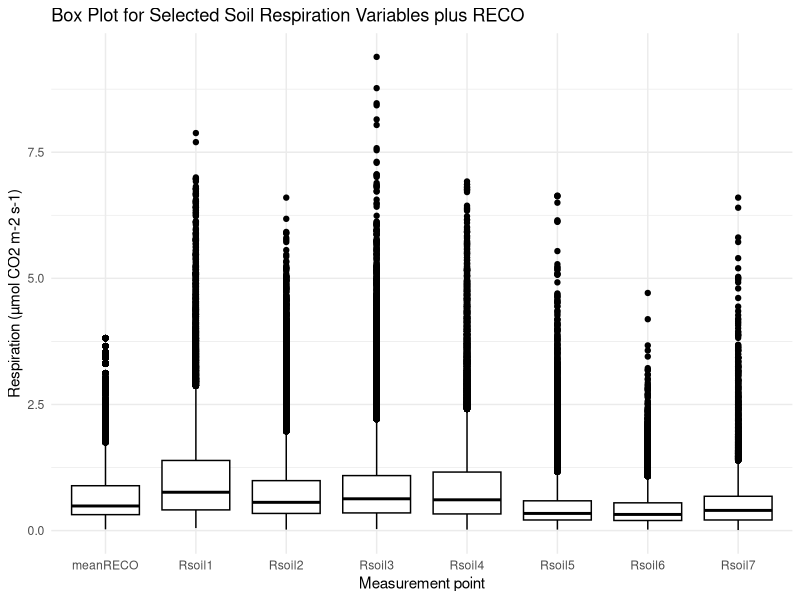
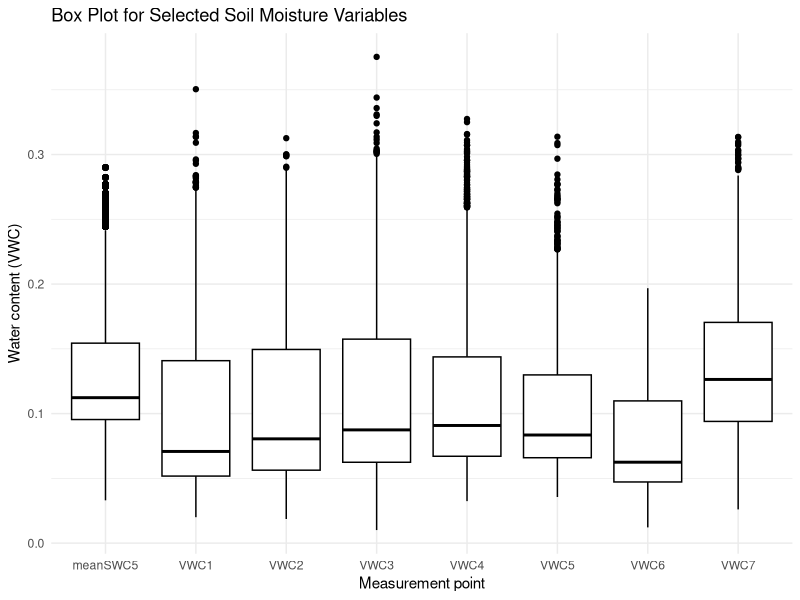
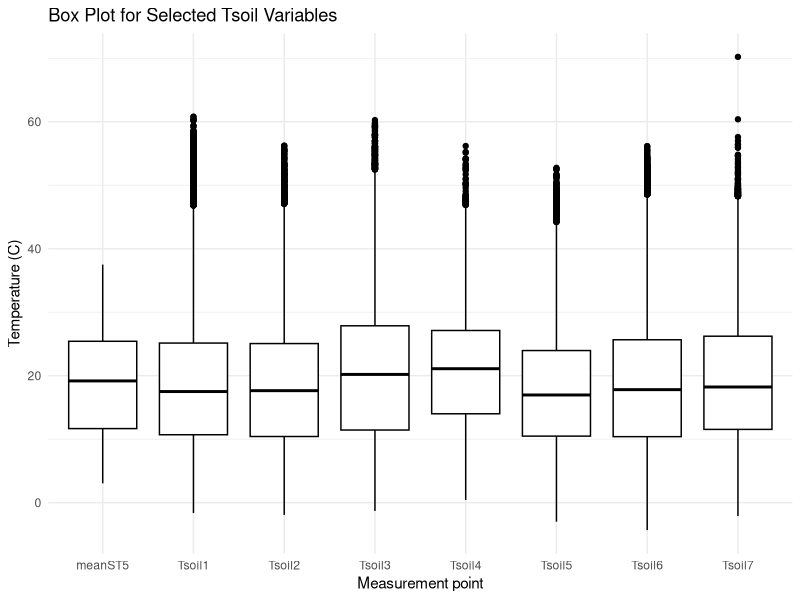
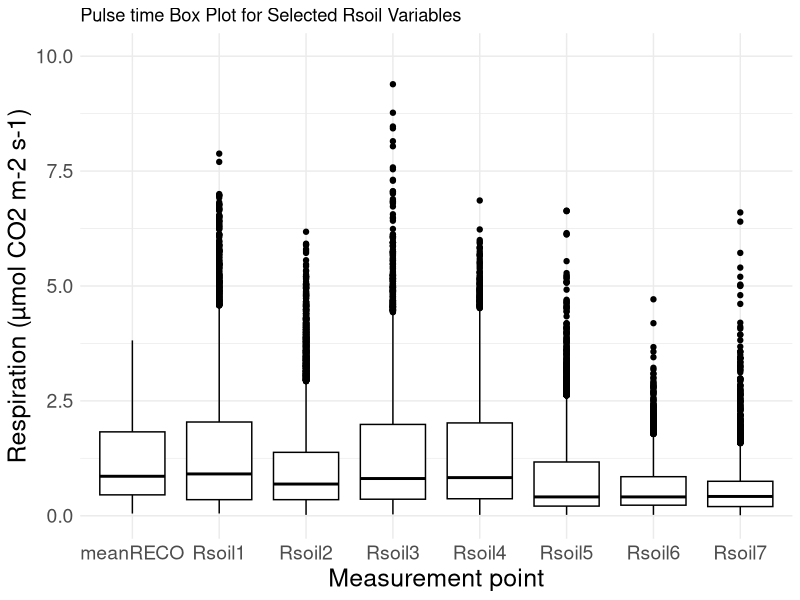
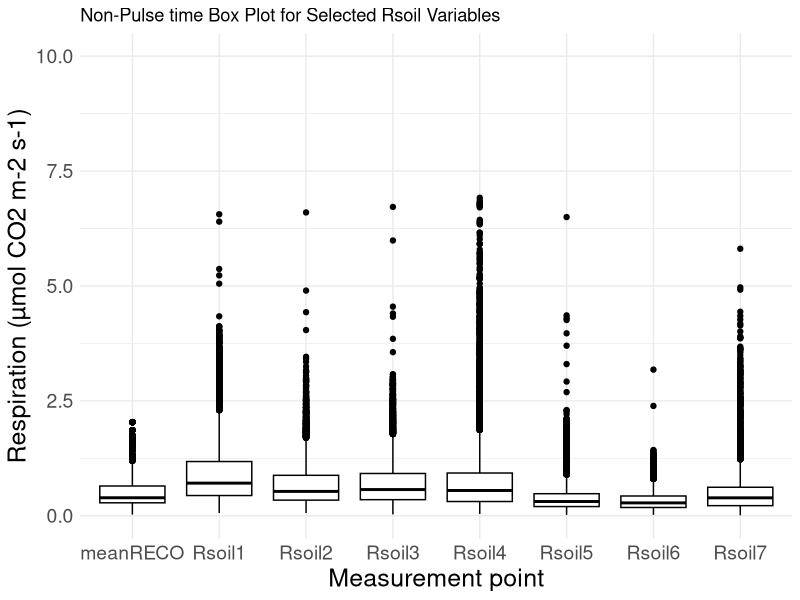
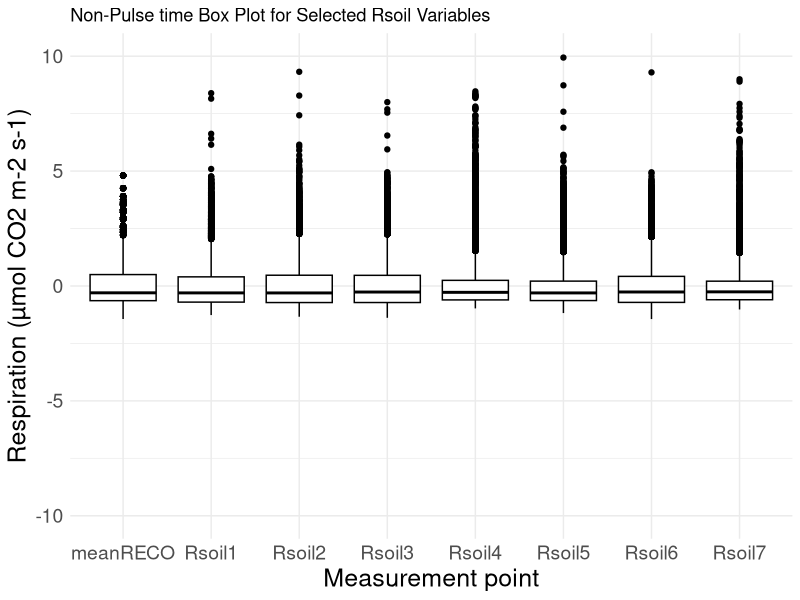

The R script that drew these images, in order:

library(dplyr)
library(tidyr)
library(tidyverse)
library(lubridate)
library(ggplot2)
library(units)

#Read TowerFlux data with information about pulse length in it

pulsedefinitions<- read.csv("data/years_sum1_DM.csv", 
                            header=TRUE, na.strings = "NaN") %>%
#retain only variables that I'm interested in.
    select(date,days_since_rain_event,max_pulse_duration, sum_R, meanSWC5, meanST5, meanGPP, meanRECO) %>%
  mutate(pulseIND = days_since_rain_event < max_pulse_duration)  %>%
  mutate(meanSWC5 = as.numeric(meanSWC5)/100) %>%
  mutate(meanST5 = as.numeric(meanST5))  %>%
  mutate(meanGPP = as.numeric(meanGPP))%>%
  #converting RECO into µmol_CO2_m2_s
  mutate(meanRECO = as.numeric(meanRECO)*(1 / 12) * (1 / 1e-6) * (1 / 86400)) 

#read soil chamber data provided by Russ Scott
CH_USWkg17_20 <- read.csv("data/KN_soil_resp17_20_longHead.csv", header=TRUE, na.strings="NaN", skip=0)
#check date format
CH_USWkg17_20$date = as.Date(paste(CH_USWkg17_20$Year+2000, CH_USWkg17_20$DOY, sep = "-"), format = "%Y-%j")

  # Merge data frames by date
  Cham_USWKG_pulsedata <- merge(CH_USWkg17_20, pulsedefinitions,  by = "date", all.x = TRUE) 
       

  
 RchamberVariables= colnames(Cham_USWKG_pulsedata)
 #column names of the orinal file contains non-standard labeling
 # [1] "date"                        "Year"                        "DOY"                        
 # [4] "Port.1Soil.Resp.um.co2.m2.s" "Port.1VWC"                   "Port.1Soil.Temp.deg.C"      
 # [7] "Port.2soil.respum.co2.m2.s"  "Port.2VWC"                   "Port.2Soil.Temp.deg.C"      
 # [10] "Port.3soil.respum.co2.m2.s"  "Port.3VWC"                   "Port.3Soil.Temp.deg.C"      
 # [13] "Port.4Soil.Resp.um.co2.m2.s" "Por4VWC"                     "Port.4Soil.Temp.deg.C"      
 # [16] "Port.5soil.respum.co2.m2.s"  "Port.5VWC"                   "Port.5Soil.Temp.deg.C"      
 # [19] "Port.6soil.respum.co2.m2.s"  "Port.6VWC"                   "Port.6Soil.Temp.deg.C"      
 # [22] "Port.7soil.respum.co2.m2.s"  "Port.7VWC"                   "Port.7Soil.Temp.deg.C"      
 # [25] "days_since_rain_event"       "max_pulse_duration"          "sum_R"                      
 # [28] "meanSWC5"                    "meanST5"                     "meanGPP"                    
 # [31] "pulseIND"
 
 #Create new column names
 #
 #.    WARNING THIS CHANGES THE COLUMN NAMES BASED ON THE ORDER THEY ARE READ
 #          CHECK THEM!
 
 newnames = c("date",	"Year",	"DOY",	"Rsoil1",	"VWC1",	"Tsoil1",	"Rsoil2",	"VWC2",	"Tsoil2",	
 "Rsoil3",	"VWC3",	"Tsoil3",	"Rsoil4",	"VWC4",	"Tsoil4",	 "Rsoil5",	"VWC5",	"Tsoil5",	
 "Rsoil6",	"VWC6",	"Tsoil6",	"Rsoil7",	"VWC7",	"Tsoil7",	"days_since_rain_event",
 "max_pulse_duration",	"sum_R",	"meanSWC5",	"meanST5",	"meanGPP", "meanRECO",	"pulseIND")
 
 
 column_units = list("days",	"years",	"days",	"µmol_CO2_m2_s",	"VWC",	"degC",	"µmol_CO2_m2_s",	"VWC",	"degC",
                     "µmol_CO2_m2_s",	 "VWC",	"degC",	"µmol_CO2_m2_s",	"VWC",	"degC",	"µmol_CO2_m2_s",	
                     "VWC",	"degC",	"µmol_CO2_m2_s",	"VWC",	"degC",	 "µmol_CO2_m2_s",	"VWC",	"degC",	
                     "days",	"days",	"mm",	"VWC",	"degC",	"gCmd","µmol_CO2_m2_s",	"TF")
 
 for (col in names(column_units)) {
   Cham_USWKG_pulsedata[[col]] <- set_units(Cham_USWKG_pulsedata[[col]], column_units[[col]])
 }
  
 colnames(Cham_USWKG_pulsedata) <- newnames
 
 Cham_USWKG_pulsedata <- Cham_USWKG_pulsedata %>%
   mutate(Rsoil1 = ifelse(Rsoil1 < 0, NA, Rsoil1),
          Rsoil1 = ifelse(is.na(Rsoil1), NA, Rsoil1),
          Rsoil2 = ifelse(Rsoil2 < 0, NA, Rsoil2),
          Rsoil2 = ifelse(is.na(Rsoil2), NA, Rsoil2),
          Rsoil3 = ifelse(Rsoil3 < 0, NA, Rsoil3),
          Rsoil3 = ifelse(is.na(Rsoil3), NA, Rsoil3),
          Rsoil4 = ifelse(Rsoil4 < 0, NA, Rsoil4),
          Rsoil4 = ifelse(is.na(Rsoil4), NA, Rsoil4),
          Rsoil5 = ifelse(Rsoil5 < 0, NA, Rsoil5),
          Rsoil5 = ifelse(is.na(Rsoil5), NA, Rsoil5),
          Rsoil6 = ifelse(Rsoil6 < 0, NA, Rsoil6),
          Rsoil6 = ifelse(is.na(Rsoil6), NA, Rsoil6),
          Rsoil7 = ifelse(Rsoil7 < 0, NA, Rsoil7),
          Rsoil7 = ifelse(is.na(Rsoil7), NA, Rsoil7))
 
 
  # 
  # # Create a directory to save the PNG files
  # dir.create("KN_Chamber_plot")
  #   # Loop through variables and plot each as a time series
  # for (col in names(Cham_USWKG_pulsedata)[-1]) {
  #   p <- ggplot(Cham_USWKG_pulsedata, aes(x = date, y = .data[[col]])) +
  #     geom_line() +
  #     labs(title = paste0("KNCham_time_", col))
  #   print(p)
  # 
  #   # Save plot as PNG
  #   filename <- paste0("KN_Chamber_plot/", col, ".png")
  #   ggsave(filename, plot = p)
  # }
  # 
  # for (col in names(Cham_USWKG_pulsedata)[-1]) {
  #   p <- ggplot(Cham_USWKG_pulsedata, aes(x = date, y = .data[[col]])) +
  #     geom_boxplot() +
  #     labs(title = paste0("KNCham_BOX_", col))
  #   print(p)
  # 
  #   # Save plot as PNG
  #   filename <- paste0("KN_Chamber_plot/", col, ".png")
  #   ggsave(filename, plot = p)
  # }
  # 
  
  # Select the 7 variables you want to plot
  RsoilPlot <- c("meanRECO", "Rsoil1", "Rsoil2", "Rsoil3", "Rsoil4", "Rsoil5", "Rsoil6", "Rsoil7")
    VWCPlot <- c("meanSWC5", "VWC1", "VWC2", "VWC3", "VWC4", "VWC5", "VWC6", "VWC7")
    TsoilPlot <- c("meanST5", "Tsoil1", "Tsoil2", "Tsoil3", "Tsoil4", "Tsoil5", "Tsoil6", "Tsoil7")
  
    # Subset the dataframe to include only the selected variables
    subset_Rsoil <- Cham_USWKG_pulsedata[, RsoilPlot]
    subset_VWC <- Cham_USWKG_pulsedata[, VWCPlot]
    subset_Tsoil <- Cham_USWKG_pulsedata[, TsoilPlot]
    
    
    
    # Convert the dataframe to long format using tidyr
    Rsoil_long <- gather(subset_Rsoil, key = "Variable", value = "Value")
    
    # Plot the box plot for the selected variables
    ggplot(Rsoil_long, aes(x = Variable, y = Value)) +
      geom_boxplot(fill = "white", color = "black") +
      labs(title = "Box Plot for Selected Soil Respiration Variables plus RECO",
           x = "Measurement point", y = "Respiration (µmol CO2 m-2 s-1)") +
      theme_minimal()
    
    VWC_long <- gather(subset_VWC, key = "Variable", value = "Value")
    
  
    # Plot the box plot for the selected variables
    ggplot(VWC_long, aes(x = Variable, y = Value)) +
      geom_boxplot(fill = "white", color = "black") +
      labs(title = "Box Plot for Selected Soil Moisture Variables",
           x = "Measurement point", y = "Water content (VWC)") +
      theme_minimal()
    
    
    Tsoil_long <- gather(subset_Tsoil, key = "Variable", value = "Value")
    
    # Plot the box plot for the selected variables
    ggplot(Tsoil_long, aes(x = Variable, y = Value)) +
      geom_boxplot(fill = "white", color = "black") +
      labs(title = "Box Plot for Selected Tsoil Variables",
           x = "Measurement point", y = "Temperature (C)") +
      theme_minimal()
  
  
    Cham_USWKG_PULSETIME <- Cham_USWKG_pulsedata[Cham_USWKG_pulsedata$days_since_rain_event <= Cham_USWKG_pulsedata$max_pulse_duration, ]
    Cham_USWKG_NON_PULSETIME <- Cham_USWKG_pulsedata[Cham_USWKG_pulsedata$days_since_rain_event > Cham_USWKG_pulsedata$max_pulse_duration, ]
  

  # Plot the box plot for the selected variables
  
  subset_Rsoil_pulse <- Cham_USWKG_PULSETIME[, RsoilPlot]
  # Convert the dataframe to long format using tidyr
  Rsoil_longP <- gather(subset_Rsoil_pulse, key = "Variable", value = "Value")
  
  ggplot(Rsoil_longP, aes(x = Variable, y = Value)) +
    geom_boxplot(fill = "white", color = "black") +
    labs(title = "Pulse time Box Plot for Selected Rsoil Variables",
         x = "Measurement point", y = "Respiration (µmol CO2 m-2 s-1)") +
    theme_minimal()+
    ylim(0, 10) +  # Set the y-axis limits
    theme(axis.title = element_text(size = 18),  # Adjust axis title size
          axis.text = element_text(size = 14))  # Adjust axis label size
   
  
  
  
  
  subset_Rsoil_NONpulse <- Cham_USWKG_NON_PULSETIME[, RsoilPlot]
  # Convert the dataframe to long format using tidyr
  Rsoil_longNP <- gather(subset_Rsoil_NONpulse, key = "Variable", value = "Value")
  
  ggplot(Rsoil_longNP, aes(x = Variable, y = Value)) +
    geom_boxplot(fill = "white", color = "black") +
    labs(title = "Non-Pulse time Box Plot for Selected Rsoil Variables",
         x = "Measurement point", y = "Respiration (µmol CO2 m-2 s-1)") +
    theme_minimal()+
    ylim(0, 10) +  # Set the y-axis limits
    theme(axis.title = element_text(size = 18),  # Adjust axis title size
          axis.text = element_text(size = 14))  # Adjust axis label size
  
  
  subset_Rsoil_NONpulse_z_scores <- as.data.frame(lapply(subset_Rsoil_NONpulse, scale))
  
  
  # Convert the dataframe to long format using tidyr 
  long_Rsoil_NONpulse_z_scores <- gather(subset_Rsoil_NONpulse_z_scores, key = "Variable", value = "Value")
  
  ggplot(long_Rsoil_NONpulse_z_scores, aes(x = Variable, y = Value)) +
    geom_boxplot(fill = "white", color = "black") +
    labs(title = "Non-Pulse time Box Plot for Selected Rsoil Variables",
         x = "Measurement point", y = "Respiration (µmol CO2 m-2 s-1)") +
    theme_minimal()+
    ylim(-10, 10) +  # Set the y-axis limits
    theme(axis.title = element_text(size = 18),  # Adjust axis title size
          axis.text = element_text(size = 14))  # Adjust axis label size
  
  # # Apply scale() to calculate z-scores for the selected columns
  # Rsoil_NONpulse_z_scores <- df
  # df_z_scores[selected_columns] <- lapply(df[selected_columns], scale, na.rm = TRUE)
  
  
  
  
